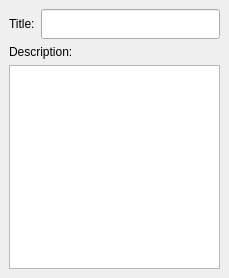
<?xml version="1.0" encoding="UTF-8"?>
<ui version="4.0">
 <class>SpaceInformationWidget</class>
 <widget class="QDockWidget" name="SpaceInformationWidget">
  <property name="geometry">
   <rect>
    <x>0</x>
    <y>0</y>
    <width>229</width>
    <height>278</height>
   </rect>
  </property>
  <property name="sizePolicy">
   <sizepolicy hsizetype="Preferred" vsizetype="Preferred">
    <horstretch>0</horstretch>
    <verstretch>0</verstretch>
   </sizepolicy>
  </property>
  <property name="minimumSize">
   <size>
    <width>107</width>
    <height>278</height>
   </size>
  </property>
  <property name="maximumSize">
   <size>
    <width>524287</width>
    <height>524287</height>
   </size>
  </property>
  <property name="floating">
   <bool>false</bool>
  </property>
  <property name="features">
   <set>QDockWidget::AllDockWidgetFeatures</set>
  </property>
  <property name="allowedAreas">
   <set>Qt::AllDockWidgetAreas</set>
  </property>
  <property name="windowTitle">
   <string>Space</string>
  </property>
  <widget class="QWidget" name="dockWidgetContents">
   <layout class="QVBoxLayout" name="verticalLayout_6">
    <item>
     <layout class="QHBoxLayout" name="horizontalLayout_9">
      <item>
       <widget class="QLabel" name="label_6">
        <property name="text">
         <string>Title:</string>
        </property>
       </widget>
      </item>
      <item>
       <widget class="KLineEdit" name="spaceTitle">
        <property name="minimumSize">
         <size>
          <width>0</width>
          <height>30</height>
         </size>
        </property>
        <property name="maximumSize">
         <size>
          <width>16777215</width>
          <height>30</height>
         </size>
        </property>
        <property name="showClearButton" stdset="0">
         <bool>true</bool>
        </property>
       </widget>
      </item>
     </layout>
    </item>
    <item>
     <layout class="QVBoxLayout" name="verticalLayout_5">
      <item>
       <widget class="QLabel" name="label_7">
        <property name="text">
         <string>Description:</string>
        </property>
       </widget>
      </item>
      <item>
       <widget class="QPlainTextEdit" name="spaceDescription"/>
      </item>
     </layout>
    </item>
   </layout>
  </widget>
 </widget>
 <customwidgets>
  <customwidget>
   <class>KLineEdit</class>
   <extends>QLineEdit</extends>
   <header>klineedit.h</header>
  </customwidget>
 </customwidgets>
 <resources/>
 <connections/>
</ui>
